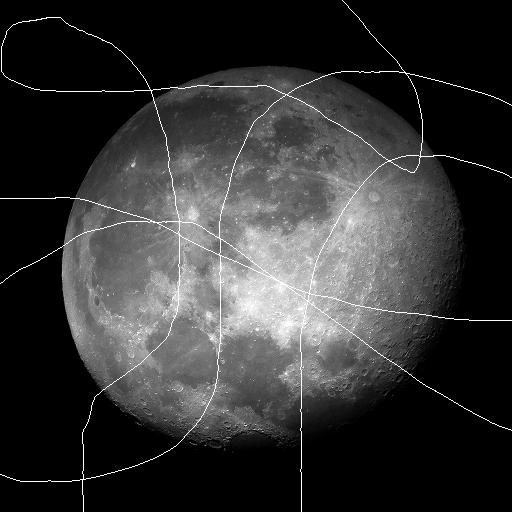
#> input picture T5/moon-i3.png, 512 x 512 px
$ python t5.py
#> lines starting #> are read from the running program, lines starting #| are printed output that depends on the picture; long printed decimals are rounded
# Lucas de Oliveira Pacheco 9293182 SCC0251 2018/1 Trabalho 5 - inpainting usando FFTs

import numpy as np
import imageio
from math import sqrt

# Filtra Gk, zerando coeficientes das frequencias de Gk relativas a:
# maiores ou iguais a 90% do maximo da magitude de M e
# menores ou iguias a 1% do maximo da magnitude de Gk
def filtra(Gk, M):
    Gk[(Gk >= 0.9 * M.max()) & (Gk <= 0.01 * Gk.max())] = 0
    return Gk

# Realiza convolucao de Gk com um filtro de media 'sz' x 'sz' no dominio da frequencia
def conv(Gk, sz):
    filt = np.zeros(Gk.shape)
    filt[0:sz, 0:sz] = 1 / (sz*sz)
    filt = np.fft.fft2(filt)

    return np.multiply(filt,Gk)

# normaliza a imagem em valores entra 0 e 255
def norm(img):
    img = np.real(img)
    mn = np.min(img)
    mx = np.max(img)

    img = (img-mn)/(mx-mn)
    img = (img * 255)

    return img.astype(np.uint8)

# insere os pixels conhecidos na estimativa
def insert(gk, g0, mask):
    return (1-(mask/255))*g0 + (mask/255)*gk

# funcao que aplica o algoritmo de Gerchberg-Papoulis em uma
# imagem g, com mascara mask, iterando T vezes
def gerchberg_papoulis(g, mask, T):
    gk = np.copy(g)
    M = np.fft.fft2(mask)   # transformada de Fourier da mascara M

    for k in range(T):
        Gk = np.fft.fft2(gk)      # transformada de Fourier da imagem gk

        Gk = filtra(Gk, M)        # filtra Gk

        Gk = conv(Gk, 7)          # convolucao de Gk com filtro de media 7x7

        gk = np.fft.ifft2(Gk)     # transformada inversa

        gk = norm(gk)             # normaliza gk

        gk = insert(gk, g, mask)  # insere os pixels conhecido

        gk = gk.astype(np.uint8)

    return gk

imgo = imageio.imread(str(input()).rstrip())    # imagem original
#> the answer given: moon-i3.png
#> imgo is the input picture: shape (512, 512); min 0, max 255, mean 52
imgi = imageio.imread(str(input()).rstrip())    # imagem deteriorada
#> the answer given: moon-m3.png
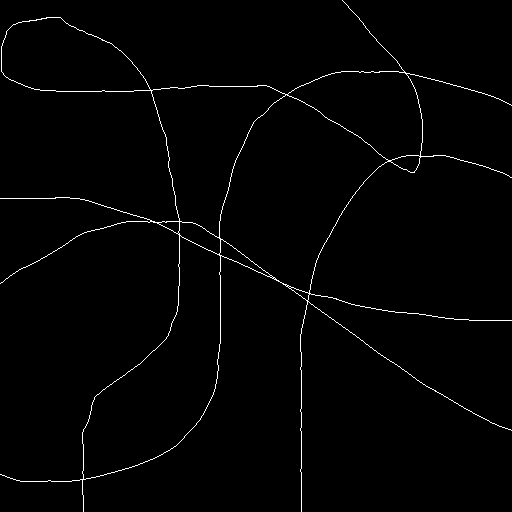
#> input picture T5/moon-m3.png, 512 x 512 px
#> imgi: shape (512, 512); values 0 (black) and 248 (white), 1.3% white in thin lines or dots
imgm = imageio.imread(str(input()).rstrip())    # mascara
#> the answer given: moon-m3.png
T = int(input())    # numero de iteracoes
#> the answer given: 3

res = gerchberg_papoulis(imgi, imgm, T)
#> the loop in gerchberg_papoulis, `for k in range(T):` made 3 passes
#> (mn in norm, mx in norm) on passes 1 to 3: (-1.78e-14, 75.92), (-1.07e-14, 60.73), (-7.55e-15, 59.06)
#> pass 1, in norm, `img = np.real(img)`:
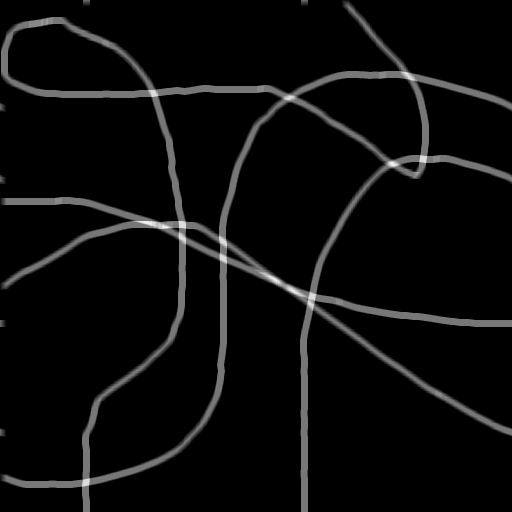
#> img: shape (512, 512) float64; min -1.78e-14, max 75.92, mean 3.3; drawn with min black and max white
#> after the loop in gerchberg_papoulis, `for k in range(T):`:
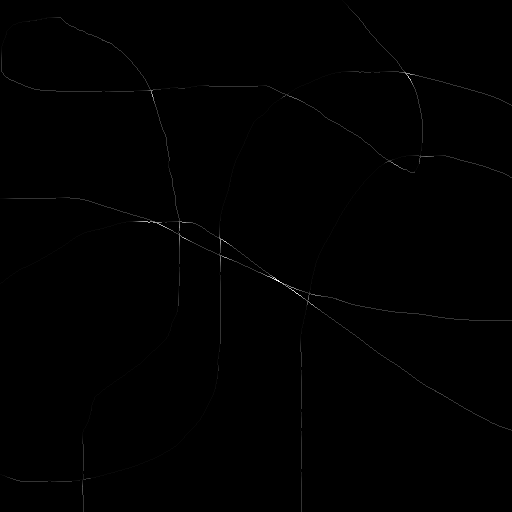
#> gk: shape (512, 512); min 0, max 254, mean 0.6

# calculo do rmse
assert (imgo.shape == res.shape)
rmse = sqrt(np.sum(np.square(imgo-res)) / (imgo.shape[0]*imgo.shape[1]))
#> rmse = 7.14
print("%.5f" % rmse)
#| 7.136
